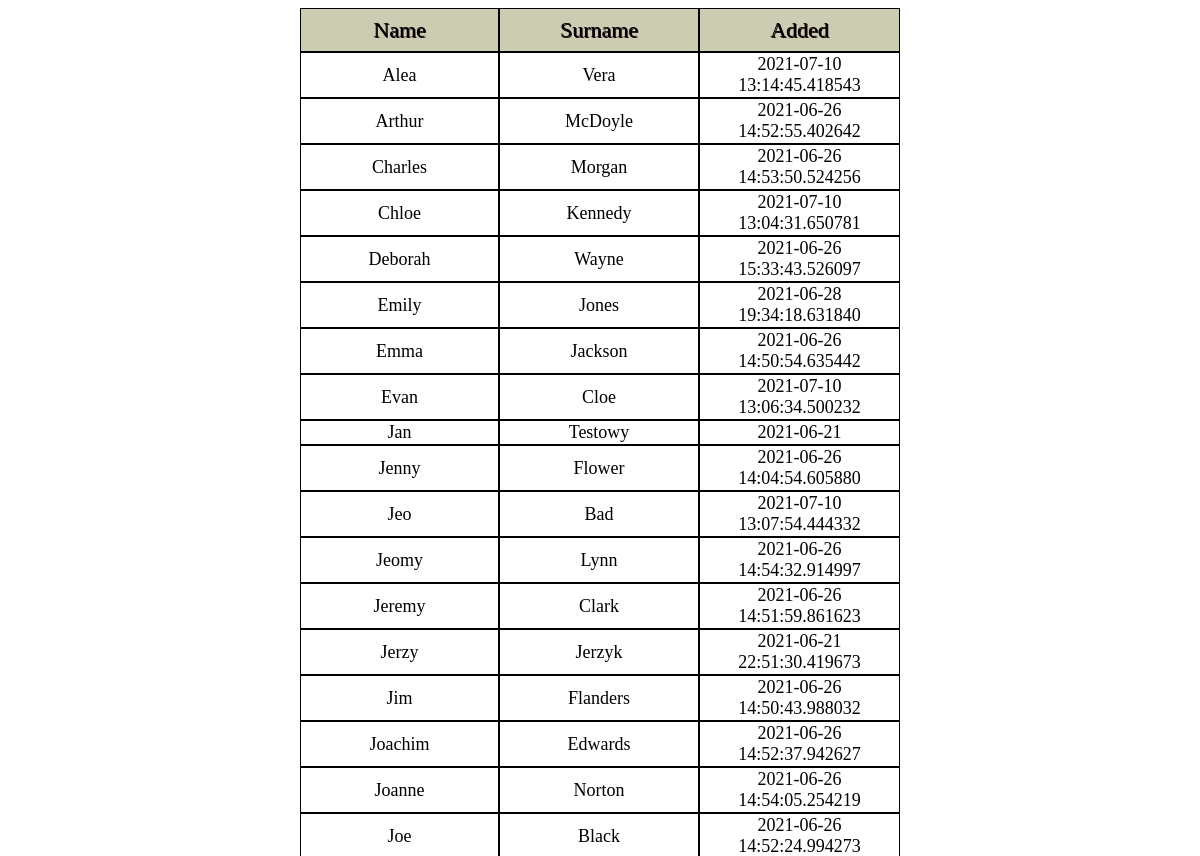
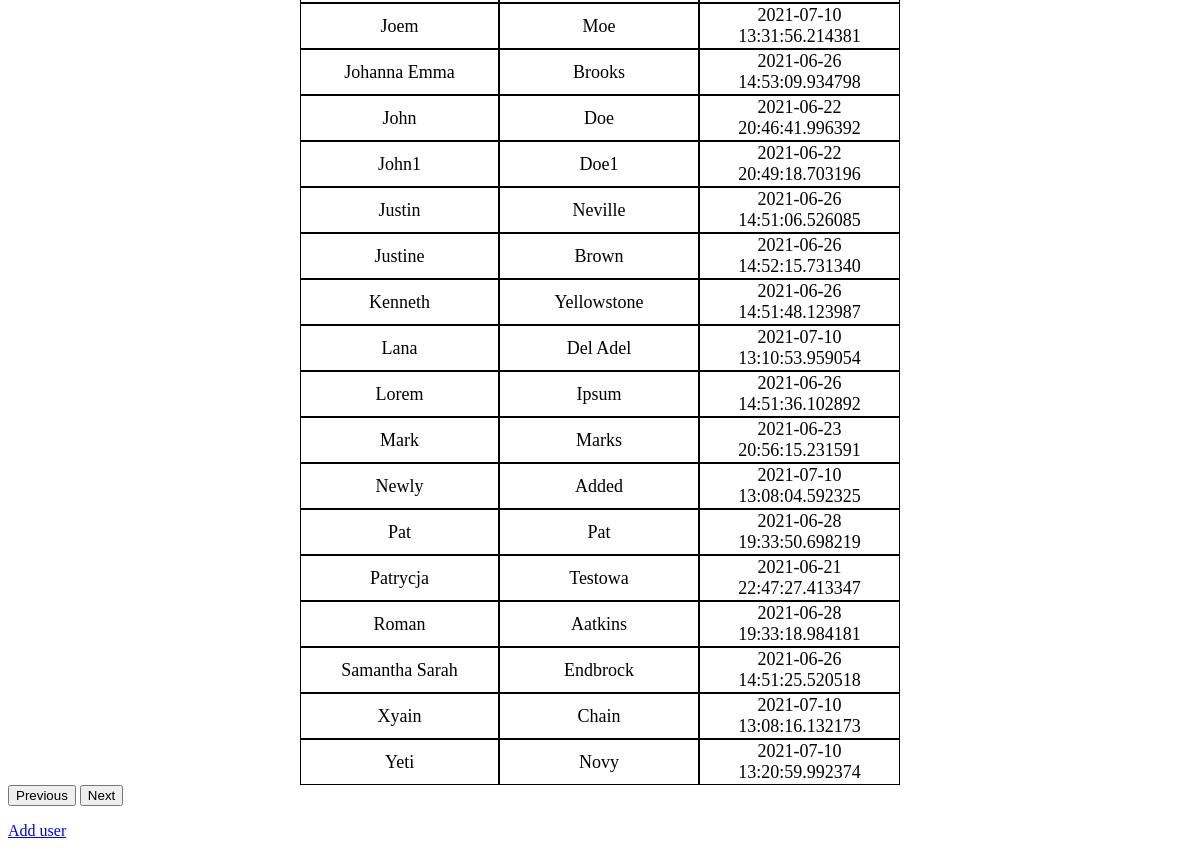
/users, run on an earlier commit of the app's database (2 pictures, top to bottom).
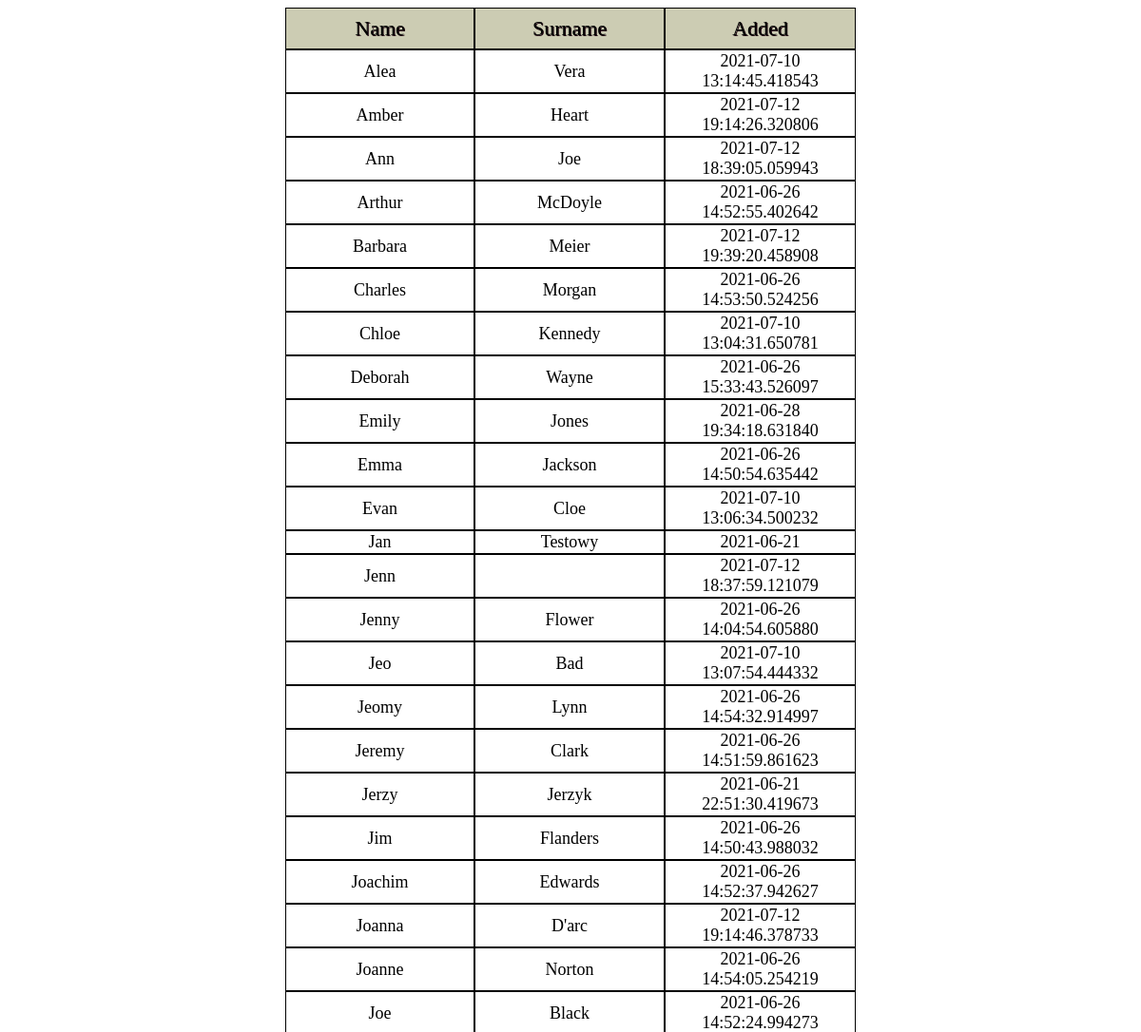
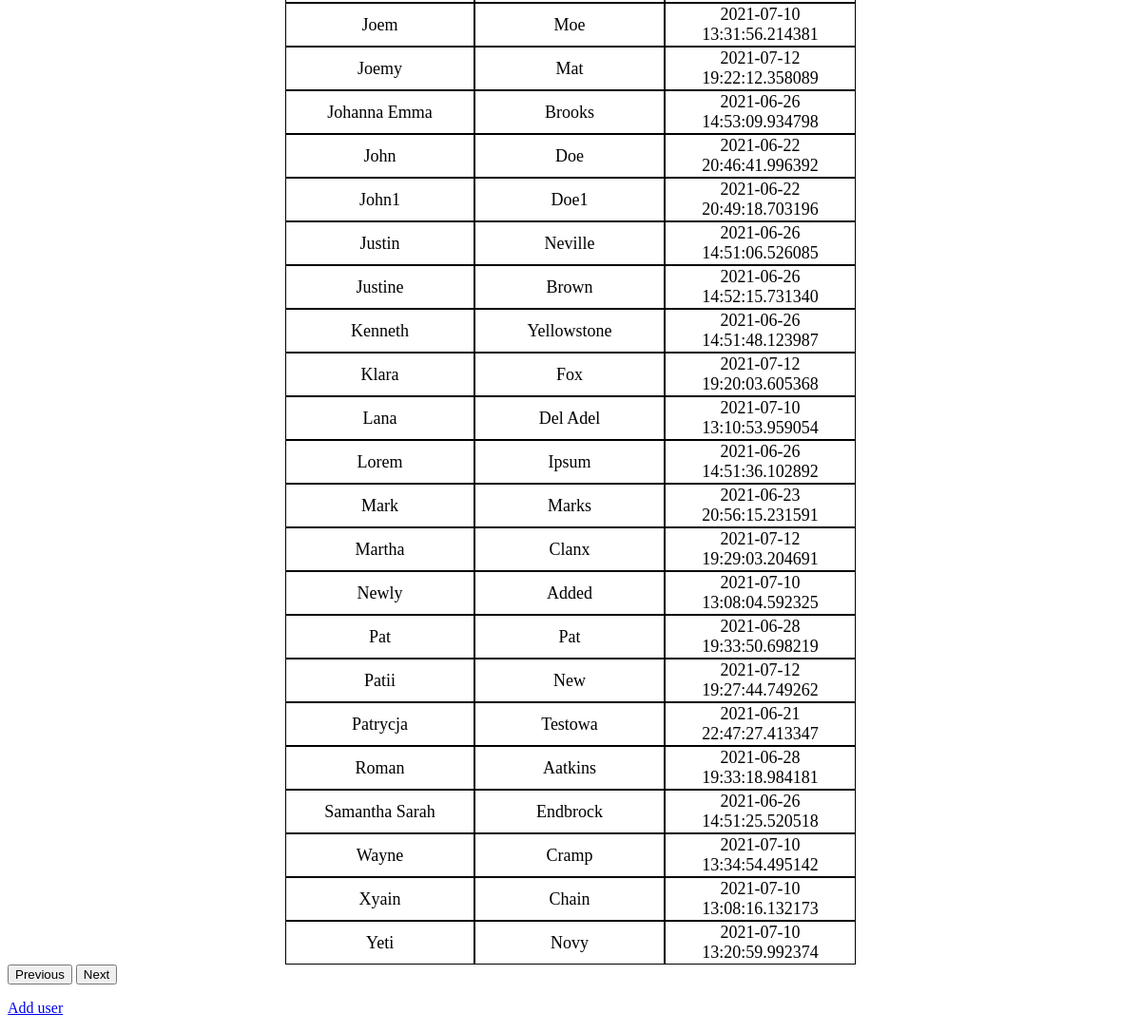
And on a later commit of the database (2 pictures, top to bottom).
### tables this page shows
CREATE TABLE users (
  id INTEGER PRIMARY KEY AUTOINCREMENT,
  name TEXT UNIQUE NOT NULL,
  surname TEXT UNIQUE NOT NULL,
  data_dodania datetime NOT NULL
);

### main.py (the view)
@app.route('/users', methods=['GET', 'POST'])  # show all of the records on the one page
def users():
    db = get_db()
    kursor = db.execute('SELECT * FROM users ORDER BY name ASC;')
    users = kursor.fetchall()  # fetchall zwraca dane w formie listy
    return render_template('user.html', users=users)

### main.py (called while the page is built)
def get_db():
    if not g.get('db'):  # jezeli brak połączenia to je tworzymy
        conn = sqlite3.connect(app.config['DATABASE'])
        conn.row_factory = sqlite3.Row
        g.db = conn  # zapisujemy połączenie w kontekście aplikacji
    return g.db  # zwracamy połączenie z bazą

### templates/user.html (shortened to what this page needs)
<!DOCTYPE html>
<html lang="en">
<head>
    <link rel= "stylesheet" type= "text/css" href= "{{ url_for('static',filename='style.css') }}">
</head>
<body>
    <table class="user-table">
    <tr>
        <td class="first-row">Name</td>
        <td class="first-row">Surname</td>
        <td class="first-row">Added</td>
    </tr>
        {% for user in users %}
            <tr>
                 <td> {{user.name}}</td>
                <td>  {{user.surname}}</td>
                <td>{{user.data_dodania}}</td>
            </tr>
            {% endfor %}
        </table>
    <button onclick="window.location.href='{{ url_for( 'users') }}';">Previous</button>
    <button onclick="window.location.href='{{ url_for( 'users_pages', page=0) }}';">Next</button>
    <p><a href="{{url_for('index')}}">Add user</a></p>
</body>
</html>

### static/style.css (style rules this page uses)
td { border: 1px solid black; width: 200px; height: 20px; font-size: 18px; text-align: center; }
.user-table { width: 600px; display: block; margin-left: auto; margin-right: auto; border-spacing: 0px; }
.first-row { height: 40px; font: 22px solid black; text-shadow: 1px 1px #1a000d; background-color: #ccccb3; }

What changed in the data, as far as the page shows it:
added users: name "Amber", surname "Heart", data_dodania "2021-07-12 19:14:26.320806"
added users: name "Ann", surname "Joe", data_dodania "2021-07-12 18:39:05.059943"
added users: name "Barbara", surname "Meier", data_dodania "2021-07-12 19:39:20.458908"
added users: name "Jenn", data_dodania "2021-07-12 18:37:59.121079"
added users: name "Joanna", surname "D'arc", data_dodania "2021-07-12 19:14:46.378733"
added users: name "Joemy", surname "Mat", data_dodania "2021-07-12 19:22:12.358089"
added users: name "Klara", surname "Fox", data_dodania "2021-07-12 19:20:03.605368"
added users: name "Martha", surname "Clanx", data_dodania "2021-07-12 19:29:03.204691"
added users: name "Patii", surname "New", data_dodania "2021-07-12 19:27:44.749262"
added users: name "Wayne", surname "Cramp", data_dodania "2021-07-10 13:34:54.495142"
